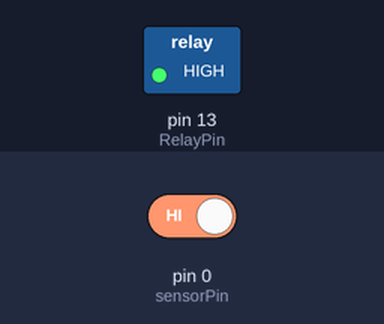
Simulated run of this sketch. Board: Arduino Uno, built with avr-gcc and run on an emulated ATmega328P. Parts: switched loads named in the sketch (green lamp = pin HIGH). The inputs (shaded band) are chosen by the test bench; at power-on: pin 0 (sensorPin) HIGH.

Above: at 1.2 s.
1.3 s: pin 0 (sensorPin) driven LOW
At 2.5 s:
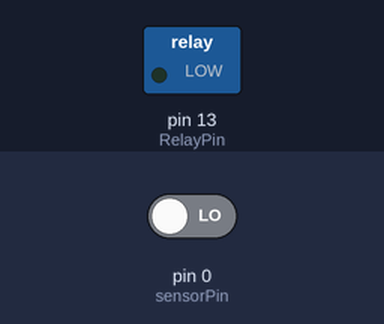
2.8 s: pin 0 (sensorPin) driven HIGH
At 3.7 s:
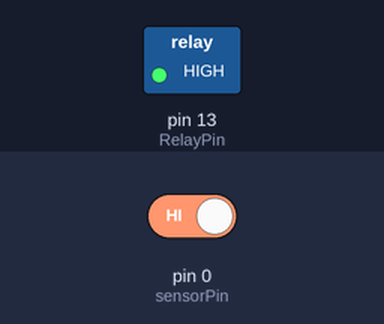
Timing chart, 0 to 5.8 s (numbered marks = the images above; inputs shaded):
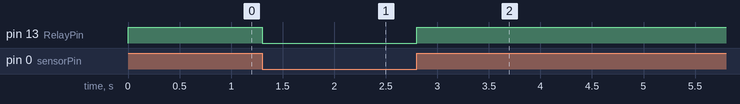

The sketch:

Automatic_irrigation_system.ino
```cpp
int RelayPin = 13;
int sensorPin = 0;
int val;
void setup() {
pinMode(13,OUTPUT);
pinMode(0,INPUT);
}
void loop() {
val = digitalRead(0);
if(val == LOW) {
digitalWrite(13,LOW);
}
else{
digitalWrite(13,HIGH);
}
}
```

Measured:
- after the input at 1.3 s, pin 13 (RelayPin): HIGH → LOW at once
- after the input at 2.8 s, pin 13 (RelayPin): LOW → HIGH at once
